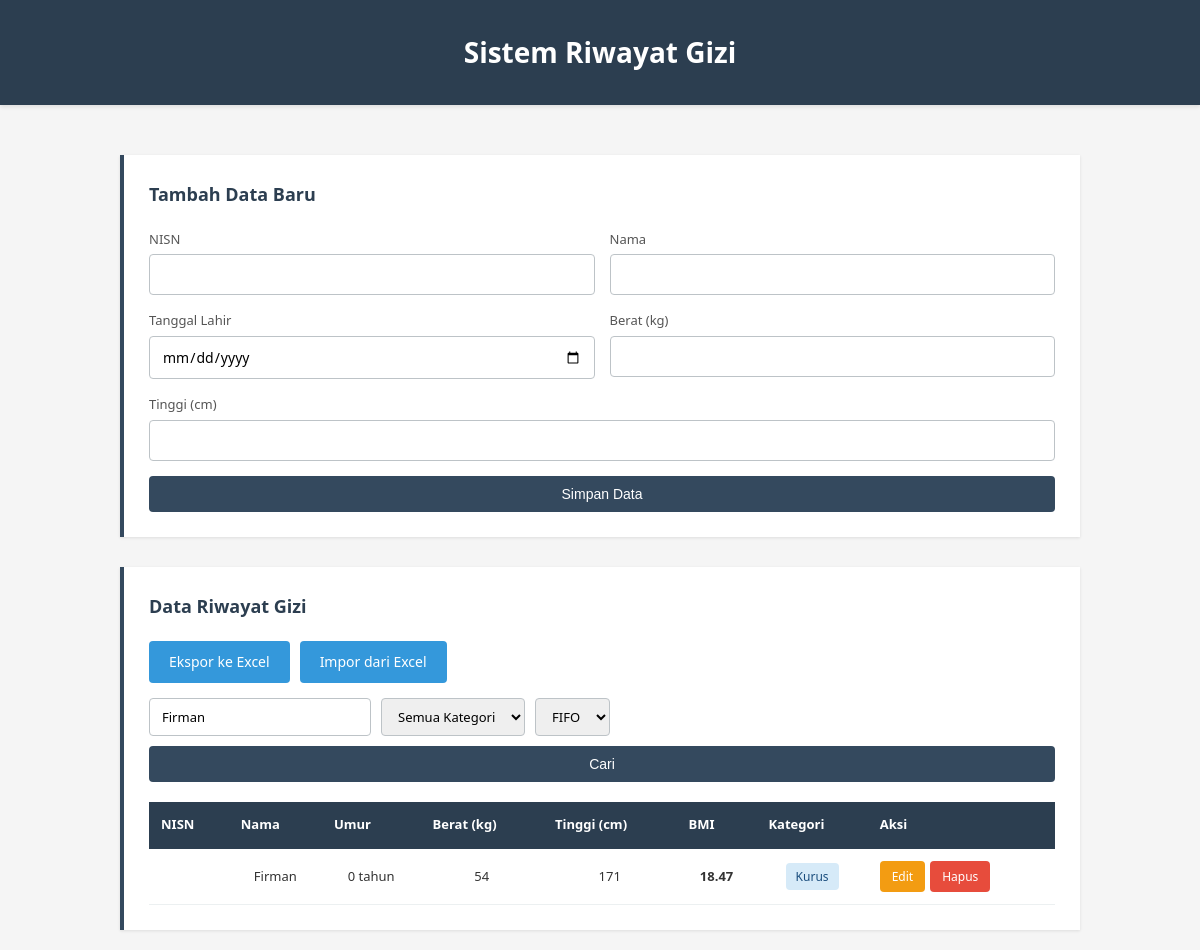
The app's page /index.php?cari=Firman, older data.
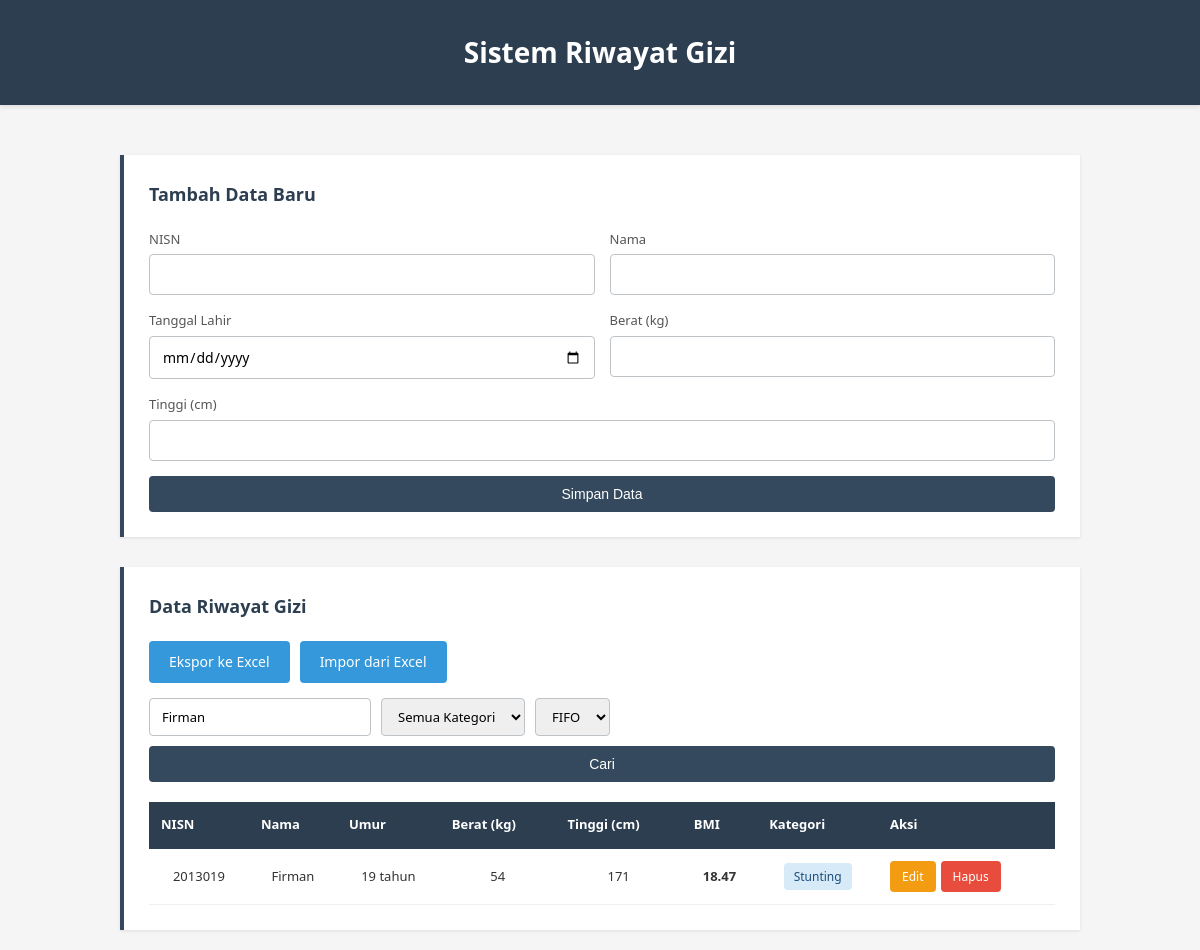
The same page, newer data.
### tables this page shows
CREATE TABLE `riwayat_gizi` (
  `id` int NOT NULL AUTO_INCREMENT,
  `nisn` int NOT NULL,
  `nama` varchar(100) DEFAULT NULL,
  `tanggal` date DEFAULT NULL,
  `berat` float DEFAULT NULL,
  `tinggi` float DEFAULT NULL,
  `bmi` float DEFAULT NULL,
  `kategori` varchar(50) DEFAULT NULL,
  PRIMARY KEY (`id`)
);

### index.php (the view, shortened to what this page needs)
<?php include 'koneksi.php'; ?>
<!DOCTYPE html>
<html lang="id">
<head>
    <link rel="stylesheet" href="style.css">
</head>
<body>
    <header>
        <h1>Sistem Riwayat Gizi</h1>
    </header>
    <div class="container">
        <div class="form-container">
            <h2>Tambah Data Baru</h2>
            <form action="tambah.php" method="POST">
                <div class="form-row">
                    <div class="form-group">
                        <label for="nisn">NISN</label>
                        <input type="number" id="nisn" name="nisn" required>
                    </div>
                    <div class="form-group">
                        <label for="nama">Nama</label>
                        <input type="text" id="nama" name="nama" required>
                    </div>
                </div>
                <div class="form-row">
                    <div class="form-group">
                        <label for="tanggal">Tanggal Lahir</label>
                        <input type="date" id="tanggal" name="tanggal" required>
                    </div>
                    <div class="form-group">
                        <label for="berat">Berat (kg)</label>
                        <input type="number" id="berat" name="berat" step="0.1" required>
                    </div>
                </div>
                <div class="form-row full">
                    <div class="form-group">
                        <label for="tinggi">Tinggi (cm)</label>
                        <input type="number" id="tinggi" name="tinggi" step="0.1" required>
                    </div>
                </div>
                <button type="submit" class="btn-primary">Simpan Data</button>
            </form>
        </div>
        <div class="table-container">
            <h2>Data Riwayat Gizi</h2>
            <div class="btn-group">
                <a href="export.php" class="btn btn-success">Ekspor ke Excel</a>
                <a href="import.php" class="btn btn-info">Impor dari Excel</a>
            </div>
            <form method="GET" class="filter-section">
                <input type="text" name="cari" value="<?= htmlspecialchars($_GET['cari'] ?? '') ?>" placeholder="Cari nama...">
                <select name="kategori">
                    <option value="">Semua Kategori</option>
                </select>
                <select name="mode">
                    <option value="FIFO" <?= ($_GET['mode'] ?? 'FIFO') === 'FIFO' ? 'selected' : '' ?>>FIFO</option>
                </select>
                <button type="submit" class="btn btn-primary">Cari</button>
            </form>
            <table>
                <thead>
                    <tr>
                        <th>NISN</th>
                        <th>Nama</th>
                        <th>Umur</th>
                        <th>Berat (kg)</th>
                        <th>Tinggi (cm)</th>
                        <th>BMI</th>
                        <th>Kategori</th>
                        <th>Aksi</th>
                    </tr>
                </thead>
                <tbody>
                    <?php
                    $cari = $_GET['cari'] ?? '';
                    $mode = $_GET['mode'] ?? 'FIFO';
                    $query = "SELECT * FROM riwayat_gizi WHERE 1=1";
                    if (!empty($cari)) {
                        $cari = mysqli_real_escape_string($conn, $cari);
                        $query .= " AND nama LIKE '%$cari%'";
                    }
                    if ($mode == "LIFO") {
                        $query .= " ORDER BY id DESC";
                    } else {
                        $query .= " ORDER BY id ASC";
                    }
                    $result = mysqli_query($conn, $query);
                    while ($row = mysqli_fetch_assoc($result)) {
                        $badgeClass = 'badge-primary';
                        if ($row['kategori'] == "Stunting") $badgeClass = 'badge-primary';
                        elseif ($row['kategori'] == "Gizi Baik") $badgeClass = 'badge-success';
                        elseif ($row['kategori'] == "Obesitas") $badgeClass = 'badge-danger';
                        $birthDate = new DateTime($row['tanggal']);
                        $today = new DateTime();
                        $age = $today->diff($birthDate)->y;
                        echo "<tr>
                            <td>{$row['nisn']}</td>
                            <td>{$row['nama']}</td>
                            <td>{$age} tahun</td>
                            <td>{$row['berat']}</td>
                            <td>{$row['tinggi']}</td>
                            <td><strong>{$row['bmi']}</strong></td>
                            <td><span class='badge {$badgeClass}'>{$row['kategori']}</span></td>
                            <td>
                                <div class='action-buttons'>
                                    <a href='edit.php?id={$row['id']}' class='btn btn-warning btn-sm'>Edit</a>
                                    <a href='hapus.php?id={$row['id']}' class='btn btn-danger btn-sm' onclick=\"return confirm('Yakin ingin menghapus data ini?')\">Hapus</a>
                                </div>
                            </td>
                        </tr>";
                    }
                    ?>
                </tbody>
            </table>
        </div>
    </div>
</body>
</html>

### style.css (style rules this page uses)
* { margin: 0; padding: 0; box-sizing: border-box; }
body { font-family: 'Segoe UI', Tahoma, Geneva, Verdana, sans-serif; background-color: #f5f5f5; color: #333; line-height: 1.6; }
.container { max-width: 1000px; margin: 0 auto; padding: 20px; }
header { background-color: #2c3e50; color: white; padding: 30px 0; margin-bottom: 30px; text-align: center; box-shadow: 0 2px 4px rgba(0, 0, 0, 0.1); }
header h1 { font-size: 28px; font-weight: 600; }
.form-container { background-color: white; padding: 25px; margin-bottom: 30px; border-left: 4px solid #34495e; box-shadow: 0 1px 3px rgba(0, 0, 0, 0.1); }
.form-container h2 { font-size: 18px; margin-bottom: 20px; color: #2c3e50; font-weight: 600; }
.form-row { display: grid; grid-template-columns: 1fr 1fr; gap: 15px; margin-bottom: 15px; }
.form-row.full { grid-template-columns: 1fr; }
.form-group { display: flex; flex-direction: column; }
label { font-size: 13px; font-weight: 500; margin-bottom: 5px; color: #555; }
input[type="text"], input[type="email"], input[type="number"], input[type="date"], select, textarea { padding: 10px 12px; border: 1px solid #bdc3c7; border-radius: 4px; font-size: 14px; font-family: inherit; transition: border-color 0.3s; }
button, .btn { padding: 10px 20px; border: none; border-radius: 4px; font-size: 14px; font-weight: 500; cursor: pointer; transition: background-color 0.3s; text-decoration: none; display: inline-block; }
.btn-primary, button[type="submit"] { background-color: #34495e; color: white; width: 100%; }
.btn-success { background-color: #3498db; color: white; }
.btn-info { background-color: #3498db; color: white; }
.btn-warning { background-color: #f39c12; color: white; }
.btn-danger { background-color: #e74c3c; color: white; }
.btn-sm { padding: 6px 12px; font-size: 12px; }
.btn-group { display: flex; gap: 10px; margin-bottom: 15px; }
.table-container { background-color: white; padding: 25px; border-left: 4px solid #34495e; box-shadow: 0 1px 3px rgba(0, 0, 0, 0.1); }
.table-container h2 { font-size: 18px; margin-bottom: 20px; color: #2c3e50; font-weight: 600; }
.filter-section { margin-bottom: 20px; display: flex; gap: 10px; flex-wrap: wrap; }
.filter-section input, .filter-section select { padding: 8px 12px; font-size: 13px; }
table { width: 100%; border-collapse: collapse; margin-top: 15px; }
table thead { background-color: #34495e; color: white; }
table th { padding: 12px; text-align: left; font-weight: 600; font-size: 13px; border-bottom: 2px solid #2c3e50; }
table td { padding: 12px; border-bottom: 1px solid #ecf0f1; font-size: 13px; }
.badge { display: inline-block; padding: 4px 10px; border-radius: 4px; font-size: 12px; font-weight: 500; }
.badge-primary { background-color: #d6eaf8; color: #1a4d7d; }
.action-buttons { display: flex; gap: 5px; }
th { background: #2c3e50; color: white; }
td, th { padding: 10px; text-align: center; }

Row changes from the older to the newer data that the page shows:
no longer on this page (row edited): riwayat_gizi: nama "Firman", berat "54", tinggi "171", bmi "18.47", kategori "Kurus"
added riwayat_gizi: nisn "2013019", nama "Firman", berat "54", tinggi "171", bmi "18.47", kategori "Stunting"
